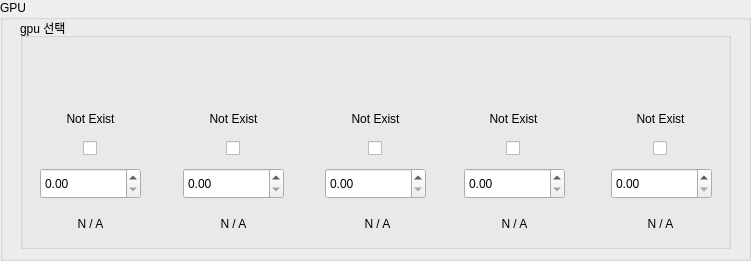
           <widget class="QGroupBox" name="GPUGroupBox">
            <property name="geometry">
             <rect>
              <x>20</x>
              <y>166</y>
              <width>751</width>
              <height>261</height>
             </rect>
            </property>
            <property name="title">
             <string>GPU</string>
            </property>
            <widget class="QGroupBox" name="groupBox_55">
             <property name="geometry">
              <rect>
               <x>20</x>
               <y>18</y>
               <width>711</width>
               <height>231</height>
              </rect>
             </property>
             <property name="title">
              <string>gpu 선택</string>
             </property>
             <widget class="QLabel" name="GpuImage0">
              <property name="geometry">
               <rect>
                <x>39</x>
                <y>20</y>
                <width>61</width>
                <height>61</height>
               </rect>
              </property>
              <property name="styleSheet">
               <string notr="true">#avatarLabel {
    border-radius: 125px;     /* 라벨이 128x128일 때 원형 */
    border: 1px solid #ddd;
    background-color: #fff;  /* 투명 PNG가 아닐 때 배경색 */
}</string>
              </property>
              <property name="text">
               <string/>
              </property>
              <property name="scaledContents">
               <bool>true</bool>
              </property>
              <property name="alignment">
               <set>Qt::AlignCenter</set>
              </property>
             </widget>
             <widget class="QCheckBox" name="GpuCheckBox0">
              <property name="geometry">
               <rect>
                <x>10</x>
                <y>120</y>
                <width>121</width>
                <height>21</height>
               </rect>
              </property>
              <property name="sizePolicy">
               <sizepolicy hsizetype="Minimum" vsizetype="Fixed">
                <horstretch>0</horstretch>
                <verstretch>0</verstretch>
               </sizepolicy>
              </property>
              <property name="layoutDirection">
               <enum>Qt::LeftToRight</enum>
              </property>
              <property name="autoFillBackground">
               <bool>false</bool>
              </property>
              <property name="styleSheet">
               <string notr="true">
    QCheckBox::indicator {
        subcontrol-position: center center;
        subcontrol-origin: padding;
    }</string>
              </property>
              <property name="text">
               <string/>
              </property>
              <property name="iconSize">
               <size>
                <width>16</width>
                <height>16</height>
               </size>
              </property>
              <property name="checkable">
               <bool>true</bool>
              </property>
              <property name="checked">
               <bool>false</bool>
              </property>
              <property name="tristate">
               <bool>false</bool>
              </property>
             </widget>
             <widget class="QLabel" name="GpuImage1">
              <property name="geometry">
               <rect>
                <x>182</x>
                <y>20</y>
                <width>61</width>
                <height>61</height>
               </rect>
              </property>
              <property name="styleSheet">
               <string notr="true">#avatarLabel {
    border-radius: 125px;     /* 라벨이 128x128일 때 원형 */
    border: 1px solid #ddd;
    background-color: #fff;  /* 투명 PNG가 아닐 때 배경색 */
}</string>
              </property>
              <property name="text">
               <string/>
              </property>
              <property name="scaledContents">
               <bool>true</bool>
              </property>
              <property name="alignment">
               <set>Qt::AlignCenter</set>
              </property>
             </widget>
             <widget class="QCheckBox" name="GpuCheckBox1">
              <property name="geometry">
               <rect>
                <x>153</x>
                <y>120</y>
                <width>121</width>
                <height>21</height>
               </rect>
              </property>
              <property name="sizePolicy">
               <sizepolicy hsizetype="Minimum" vsizetype="Fixed">
                <horstretch>0</horstretch>
                <verstretch>0</verstretch>
               </sizepolicy>
              </property>
              <property name="styleSheet">
               <string notr="true">
    QCheckBox::indicator {
        subcontrol-position: center center;
        subcontrol-origin: padding;
    }</string>
              </property>
              <property name="text">
               <string/>
              </property>
              <property name="iconSize">
               <size>
                <width>16</width>
                <height>16</height>
               </size>
              </property>
              <property name="checkable">
               <bool>true</bool>
              </property>
              <property name="checked">
               <bool>false</bool>
              </property>
             </widget>
             <widget class="QLabel" name="GpuImage2">
              <property name="geometry">
               <rect>
                <x>324</x>
                <y>20</y>
                <width>61</width>
                <height>61</height>
               </rect>
              </property>
              <property name="styleSheet">
               <string notr="true">#avatarLabel {
    border-radius: 125px;     /* 라벨이 128x128일 때 원형 */
    border: 1px solid #ddd;
    background-color: #fff;  /* 투명 PNG가 아닐 때 배경색 */
}</string>
              </property>
              <property name="text">
               <string/>
              </property>
              <property name="scaledContents">
               <bool>true</bool>
              </property>
              <property name="alignment">
               <set>Qt::AlignCenter</set>
              </property>
             </widget>
             <widget class="QCheckBox" name="GpuCheckBox2">
              <property name="geometry">
               <rect>
                <x>295</x>
                <y>120</y>
                <width>121</width>
                <height>21</height>
               </rect>
              </property>
              <property name="sizePolicy">
               <sizepolicy hsizetype="Minimum" vsizetype="Fixed">
                <horstretch>0</horstretch>
                <verstretch>0</verstretch>
               </sizepolicy>
              </property>
              <property name="styleSheet">
               <string notr="true">
    QCheckBox::indicator {
        subcontrol-position: center center;
        subcontrol-origin: padding;
    }</string>
              </property>
              <property name="text">
               <string/>
              </property>
              <property name="iconSize">
               <size>
                <width>16</width>
                <height>16</height>
               </size>
              </property>
              <property name="checkable">
               <bool>true</bool>
              </property>
              <property name="checked">
               <bool>false</bool>
              </property>
             </widget>
             <widget class="QCheckBox" name="GpuCheckBox3">
              <property name="geometry">
               <rect>
                <x>433</x>
                <y>120</y>
                <width>121</width>
                <height>21</height>
               </rect>
              </property>
              <property name="sizePolicy">
               <sizepolicy hsizetype="Minimum" vsizetype="Fixed">
                <horstretch>0</horstretch>
                <verstretch>0</verstretch>
               </sizepolicy>
              </property>
              <property name="styleSheet">
               <string notr="true">
    QCheckBox::indicator {
        subcontrol-position: center center;
        subcontrol-origin: padding;
    }</string>
              </property>
              <property name="text">
               <string/>
              </property>
              <property name="iconSize">
               <size>
                <width>16</width>
                <height>16</height>
               </size>
              </property>
              <property name="checkable">
               <bool>true</bool>
              </property>
              <property name="checked">
               <bool>false</bool>
              </property>
             </widget>
             <widget class="QLabel" name="GpuImage3">
              <property name="geometry">
               <rect>
                <x>462</x>
                <y>20</y>
                <width>61</width>
                <height>61</height>
               </rect>
              </property>
              <property name="styleSheet">
               <string notr="true">#avatarLabel {
    border-radius: 125px;     /* 라벨이 128x128일 때 원형 */
    border: 1px solid #ddd;
    background-color: #fff;  /* 투명 PNG가 아닐 때 배경색 */
}</string>
              </property>
              <property name="text">
               <string/>
              </property>
              <property name="scaledContents">
               <bool>true</bool>
              </property>
              <property name="alignment">
               <set>Qt::AlignCenter</set>
              </property>
             </widget>
             <widget class="QCheckBox" name="GpuCheckBox4">
              <property name="geometry">
               <rect>
                <x>580</x>
                <y>120</y>
                <width>121</width>
                <height>21</height>
               </rect>
              </property>
              <property name="sizePolicy">
               <sizepolicy hsizetype="Minimum" vsizetype="Fixed">
                <horstretch>0</horstretch>
                <verstretch>0</verstretch>
               </sizepolicy>
              </property>
              <property name="styleSheet">
               <string notr="true">
    QCheckBox::indicator {
        subcontrol-position: center center;
        subcontrol-origin: padding;
    }</string>
              </property>
              <property name="text">
               <string/>
              </property>
              <property name="iconSize">
               <size>
                <width>16</width>
                <height>16</height>
               </size>
              </property>
              <property name="checkable">
               <bool>true</bool>
              </property>
              <property name="checked">
               <bool>false</bool>
              </property>
             </widget>
             <widget class="QLabel" name="GpuImage4">
              <property name="geometry">
               <rect>
                <x>609</x>
                <y>20</y>
                <width>61</width>
                <height>61</height>
               </rect>
              </property>
              <property name="styleSheet">
               <string notr="true">#avatarLabel {
    border-radius: 125px;     /* 라벨이 128x128일 때 원형 */
    border: 1px solid #ddd;
    background-color: #fff;  /* 투명 PNG가 아닐 때 배경색 */
}</string>
              </property>
              <property name="text">
               <string/>
              </property>
              <property name="scaledContents">
               <bool>true</bool>
              </property>
              <property name="alignment">
               <set>Qt::AlignCenter</set>
              </property>
             </widget>
             <widget class="QLabel" name="GpuLabel0">
              <property name="geometry">
               <rect>
                <x>10</x>
                <y>80</y>
                <width>121</width>
                <height>41</height>
               </rect>
              </property>
              <property name="text">
               <string>Not Exist</string>
              </property>
              <property name="textFormat">
               <enum>Qt::AutoText</enum>
              </property>
              <property name="scaledContents">
               <bool>false</bool>
              </property>
              <property name="alignment">
               <set>Qt::AlignCenter</set>
              </property>
              <property name="wordWrap">
               <bool>true</bool>
              </property>
              <property name="openExternalLinks">
               <bool>false</bool>
              </property>
             </widget>
             <widget class="QLabel" name="GpuLabel1">
              <property name="geometry">
               <rect>
                <x>153</x>
                <y>80</y>
                <width>121</width>
                <height>41</height>
               </rect>
              </property>
              <property name="text">
               <string>Not Exist</string>
              </property>
              <property name="alignment">
               <set>Qt::AlignCenter</set>
              </property>
              <property name="wordWrap">
               <bool>true</bool>
              </property>
              <property name="openExternalLinks">
               <bool>false</bool>
              </property>
             </widget>
             <widget class="QLabel" name="GpuLabel2">
              <property name="geometry">
               <rect>
                <x>295</x>
                <y>80</y>
                <width>121</width>
                <height>41</height>
               </rect>
              </property>
              <property name="text">
               <string>Not Exist</string>
              </property>
              <property name="alignment">
               <set>Qt::AlignCenter</set>
              </property>
              <property name="wordWrap">
               <bool>true</bool>
              </property>
              <property name="openExternalLinks">
               <bool>false</bool>
              </property>
             </widget>
             <widget class="QLabel" name="GpuLabel3">
              <property name="geometry">
               <rect>
                <x>433</x>
                <y>80</y>
                <width>121</width>
                <height>41</height>
               </rect>
              </property>
              <property name="text">
               <string>Not Exist</string>
              </property>
              <property name="alignment">
               <set>Qt::AlignCenter</set>
              </property>
              <property name="wordWrap">
               <bool>true</bool>
              </property>
              <property name="openExternalLinks">
               <bool>false</bool>
              </property>
             </widget>
             <widget class="QLabel" name="GpuLabel4">
              <property name="geometry">
               <rect>
                <x>580</x>
                <y>80</y>
                <width>121</width>
                <height>41</height>
               </rect>
              </property>
              <property name="text">
               <string>Not Exist</string>
              </property>
              <property name="alignment">
               <set>Qt::AlignCenter</set>
              </property>
              <property name="wordWrap">
               <bool>true</bool>
              </property>
              <property name="openExternalLinks">
               <bool>false</bool>
              </property>
             </widget>
             <widget class="QDoubleSpinBox" name="GpuSpinBox0">
              <property name="geometry">
               <rect>
                <x>20</x>
                <y>150</y>
                <width>101</width>
                <height>31</height>
               </rect>
              </property>
              <property name="toolTip">
               <string>&lt;html&gt;&lt;head/&gt;&lt;body&gt;&lt;p&gt;최대 vram 사용량을 설정합니다.&lt;/p&gt;&lt;/body&gt;&lt;/html&gt;</string>
              </property>
              <property name="singleStep">
               <double>0.010000000000000</double>
              </property>
             </widget>
             <widget class="QDoubleSpinBox" name="GpuSpinBox1">
              <property name="geometry">
               <rect>
                <x>163</x>
                <y>150</y>
                <width>101</width>
                <height>31</height>
               </rect>
              </property>
              <property name="toolTip">
               <string>&lt;html&gt;&lt;head/&gt;&lt;body&gt;&lt;p&gt;최대 vram 사용량을 설정합니다.&lt;/p&gt;&lt;/body&gt;&lt;/html&gt;</string>
              </property>
              <property name="singleStep">
               <double>0.010000000000000</double>
              </property>
             </widget>
             <widget class="QDoubleSpinBox" name="GpuSpinBox2">
              <property name="geometry">
               <rect>
                <x>305</x>
                <y>150</y>
                <width>101</width>
                <height>31</height>
               </rect>
              </property>
              <property name="toolTip">
               <string>&lt;html&gt;&lt;head/&gt;&lt;body&gt;&lt;p&gt;최대 vram 사용량을 설정합니다.&lt;/p&gt;&lt;/body&gt;&lt;/html&gt;</string>
              </property>
              <property name="singleStep">
               <double>0.010000000000000</double>
              </property>
             </widget>
             <widget class="QDoubleSpinBox" name="GpuSpinBox3">
              <property name="geometry">
               <rect>
                <x>444</x>
                <y>150</y>
                <width>101</width>
                <height>31</height>
               </rect>
              </property>
              <property name="toolTip">
               <string>&lt;html&gt;&lt;head/&gt;&lt;body&gt;&lt;p&gt;최대 vram 사용량을 설정합니다.&lt;/p&gt;&lt;/body&gt;&lt;/html&gt;</string>
              </property>
              <property name="singleStep">
               <double>0.010000000000000</double>
              </property>
             </widget>
             <widget class="QDoubleSpinBox" name="GpuSpinBox4">
              <property name="geometry">
               <rect>
                <x>591</x>
                <y>150</y>
                <width>101</width>
                <height>31</height>
               </rect>
              </property>
              <property name="toolTip">
               <string>&lt;html&gt;&lt;head/&gt;&lt;body&gt;&lt;p&gt;최대 vram 사용량을 설정합니다.&lt;/p&gt;&lt;/body&gt;&lt;/html&gt;</string>
              </property>
              <property name="singleStep">
               <double>0.010000000000000</double>
              </property>
             </widget>
             <widget class="QLabel" name="GpuPercentLabel0">
              <property name="geometry">
               <rect>
                <x>10</x>
                <y>180</y>
                <width>121</width>
                <height>51</height>
               </rect>
              </property>
              <property name="text">
               <string>N / A</string>
              </property>
              <property name="textFormat">
               <enum>Qt::AutoText</enum>
              </property>
              <property name="scaledContents">
               <bool>false</bool>
              </property>
              <property name="alignment">
               <set>Qt::AlignCenter</set>
              </property>
              <property name="wordWrap">
               <bool>true</bool>
              </property>
              <property name="openExternalLinks">
               <bool>false</bool>
              </property>
             </widget>
             <widget class="QLabel" name="GpuPercentLabel1">
              <property name="geometry">
               <rect>
                <x>153</x>
                <y>180</y>
                <width>121</width>
                <height>51</height>
               </rect>
              </property>
              <property name="text">
               <string>N / A</string>
              </property>
              <property name="textFormat">
               <enum>Qt::AutoText</enum>
              </property>
              <property name="scaledContents">
               <bool>false</bool>
              </property>
              <property name="alignment">
               <set>Qt::AlignCenter</set>
              </property>
              <property name="wordWrap">
               <bool>true</bool>
              </property>
              <property name="openExternalLinks">
               <bool>false</bool>
              </property>
             </widget>
             <widget class="QLabel" name="GpuPercentLabel2">
              <property name="geometry">
               <rect>
                <x>297</x>
                <y>180</y>
                <width>121</width>
                <height>51</height>
               </rect>
              </property>
              <property name="text">
               <string>N / A</string>
              </property>
              <property name="textFormat">
               <enum>Qt::AutoText</enum>
              </property>
              <property name="scaledContents">
               <bool>false</bool>
              </property>
              <property name="alignment">
               <set>Qt::AlignCenter</set>
              </property>
              <property name="wordWrap">
               <bool>true</bool>
              </property>
              <property name="openExternalLinks">
               <bool>false</bool>
              </property>
             </widget>
             <widget class="QLabel" name="GpuPercentLabel3">
              <property name="geometry">
               <rect>
                <x>434</x>
                <y>180</y>
                <width>121</width>
                <height>51</height>
               </rect>
              </property>
              <property name="text">
               <string>N / A</string>
              </property>
              <property name="textFormat">
               <enum>Qt::AutoText</enum>
              </property>
              <property name="scaledContents">
               <bool>false</bool>
              </property>
              <property name="alignment">
               <set>Qt::AlignCenter</set>
              </property>
              <property name="wordWrap">
               <bool>true</bool>
              </property>
              <property name="openExternalLinks">
               <bool>false</bool>
              </property>
             </widget>
             <widget class="QLabel" name="GpuPercentLabel4">
              <property name="geometry">
               <rect>
                <x>580</x>
                <y>180</y>
                <width>121</width>
                <height>51</height>
               </rect>
              </property>
              <property name="text">
               <string>N / A</string>
              </property>
              <property name="textFormat">
               <enum>Qt::AutoText</enum>
              </property>
              <property name="scaledContents">
               <bool>false</bool>
              </property>
              <property name="alignment">
               <set>Qt::AlignCenter</set>
              </property>
              <property name="wordWrap">
               <bool>true</bool>
              </property>
              <property name="openExternalLinks">
               <bool>false</bool>
              </property>
             </widget>
            </widget>
           </widget>
